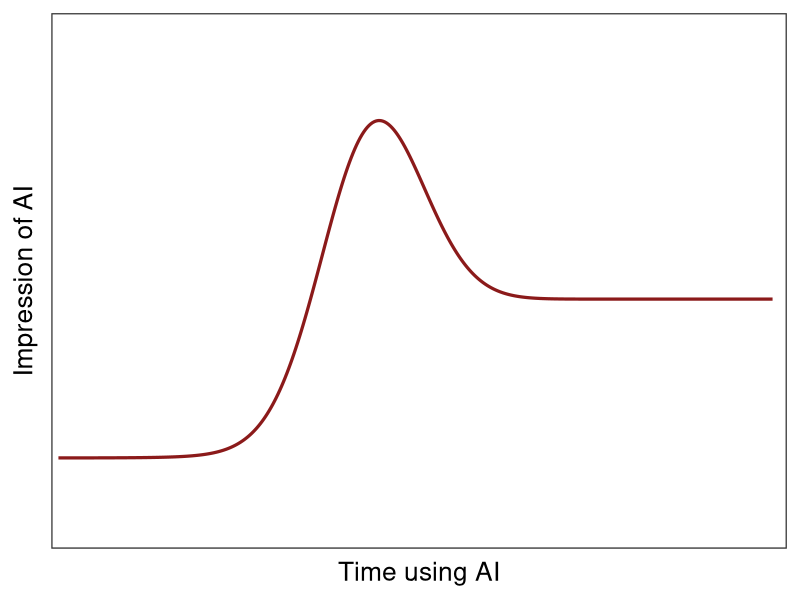
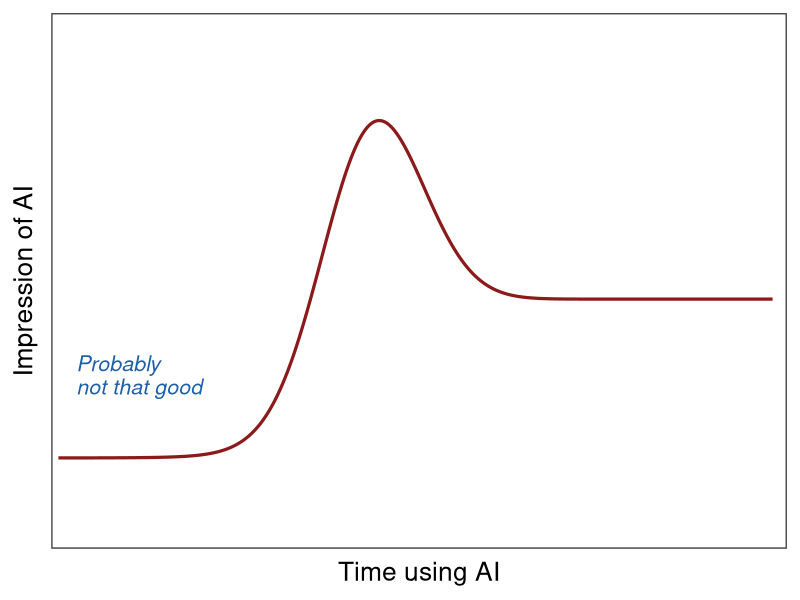
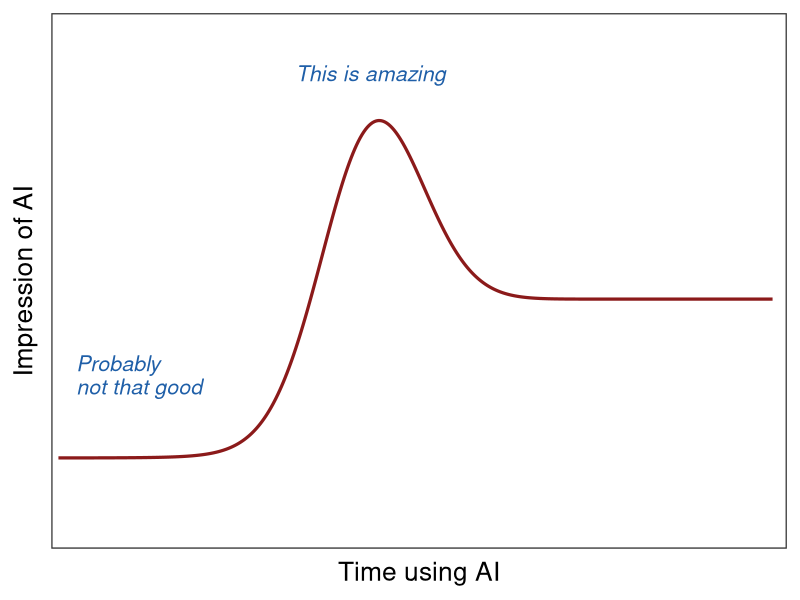
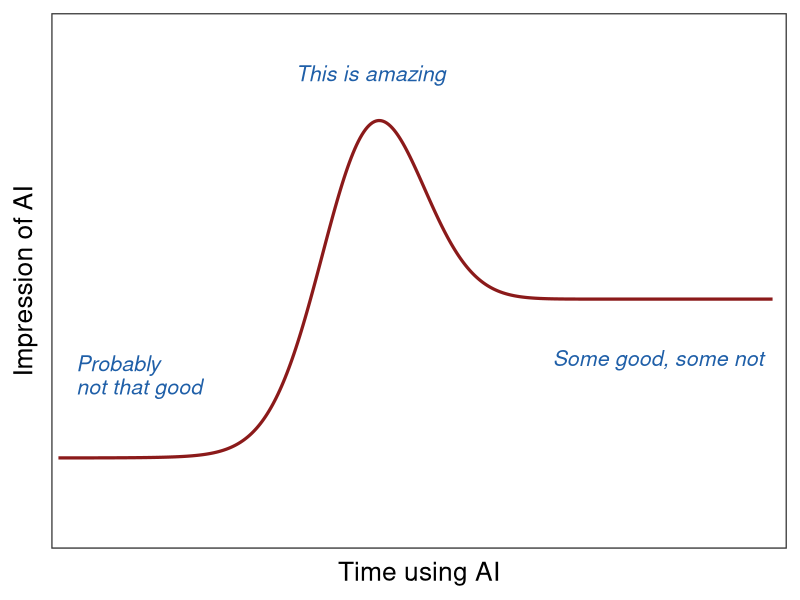

The R source for these figures, in order:
# Schematic curve for the "Using LLMs in research" deck: how a new user's
# impression of AI changes with use (skeptical, then impressed, then mixed).
# Writes four PDFs so that the slide can show one callout per click:
#   llm_curve_0 (no callouts) ... llm_curve_3 (all three callouts).
# House style: boxed ggplot panel, Brown red line, blue italic callouts,
# no gridlines, no axis units (schematic). Run from the repo root.

.libPaths(c("~/Rlibs", .libPaths()))
library(ggplot2)
library(data.table)

trt_col  <- "#8B1A1A"
ann_col  <- "#1F5FA8"

theme_sch <- function() theme_bw(base_size = 19) +
  theme(panel.grid = element_blank(),
        axis.text = element_blank(), axis.ticks = element_blank(),
        legend.position = "none")

x <- seq(0, 8, by = 0.02)
y <- 0.2 + 0.35 * plogis((x - 3) * 3) + 0.45 * exp(-((x - 3.5) / 0.8)^2)
dt <- data.table(x = x, y = y)

callouts <- list(
  list(x = 0.2,  y = 0.34, label = "Probably\nnot that good", hjust = 0, vjust = 0),
  list(x = 3.5,  y = 1.03, label = "This is amazing",         hjust = 0.5, vjust = 0),
  list(x = 7.9,  y = 0.42, label = "Some good, some not",     hjust = 1, vjust = 0.5))

base <- ggplot(dt, aes(x, y)) +
  geom_line(colour = trt_col, linewidth = 1.1) +
  scale_y_continuous(limits = c(0, 1.18), expand = c(0, 0)) +
  scale_x_continuous(expand = expansion(mult = c(0.01, 0.02))) +
  labs(x = "Time using AI", y = "Impression of AI") +
  theme_sch()

for (k in 0:3) {
  p <- base
  for (j in seq_len(k)) {
    a <- callouts[[j]]
    p <- p + annotate("text", x = a$x, y = a$y, label = a$label,
                      colour = ann_col, fontface = "italic", size = 5.4,
                      hjust = a$hjust, vjust = a$vjust, lineheight = 0.9)
  }
  ggsave(sprintf("beamer_template/figures/llm_curve_%d.pdf", k), p, width = 5.6, height = 3.8)
}
